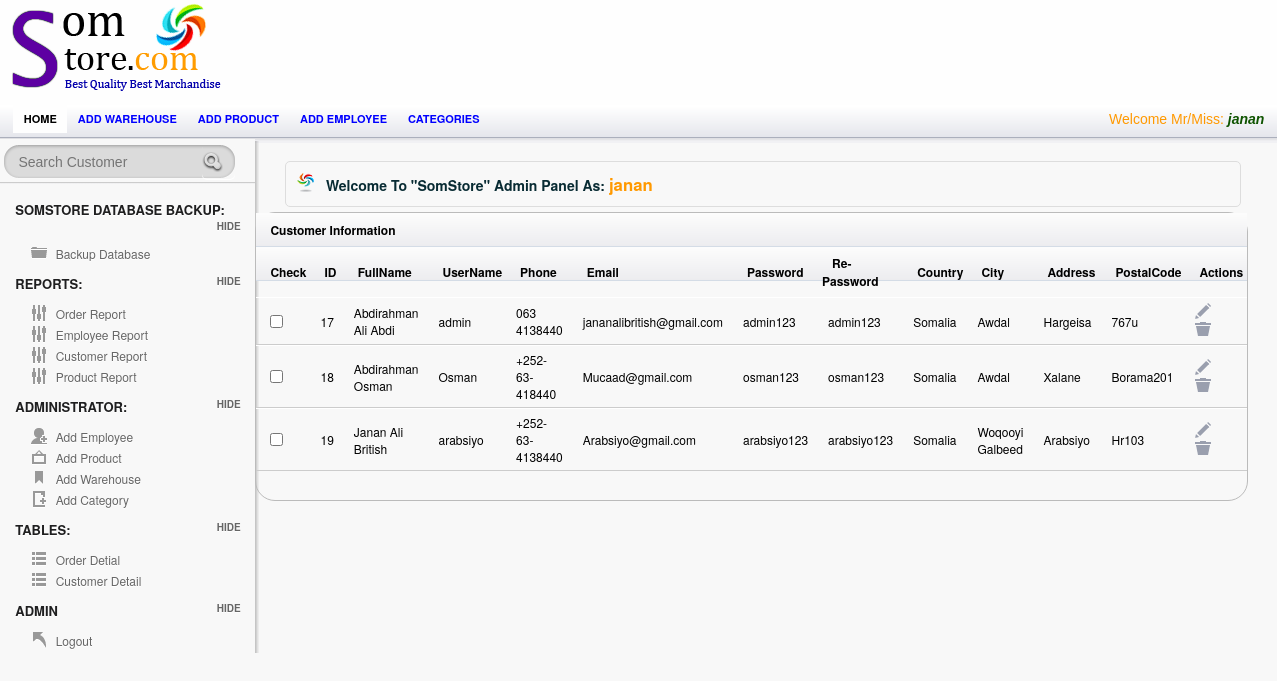
The page /Admin/customerTable.php (signed in) on the database as committed earlier.
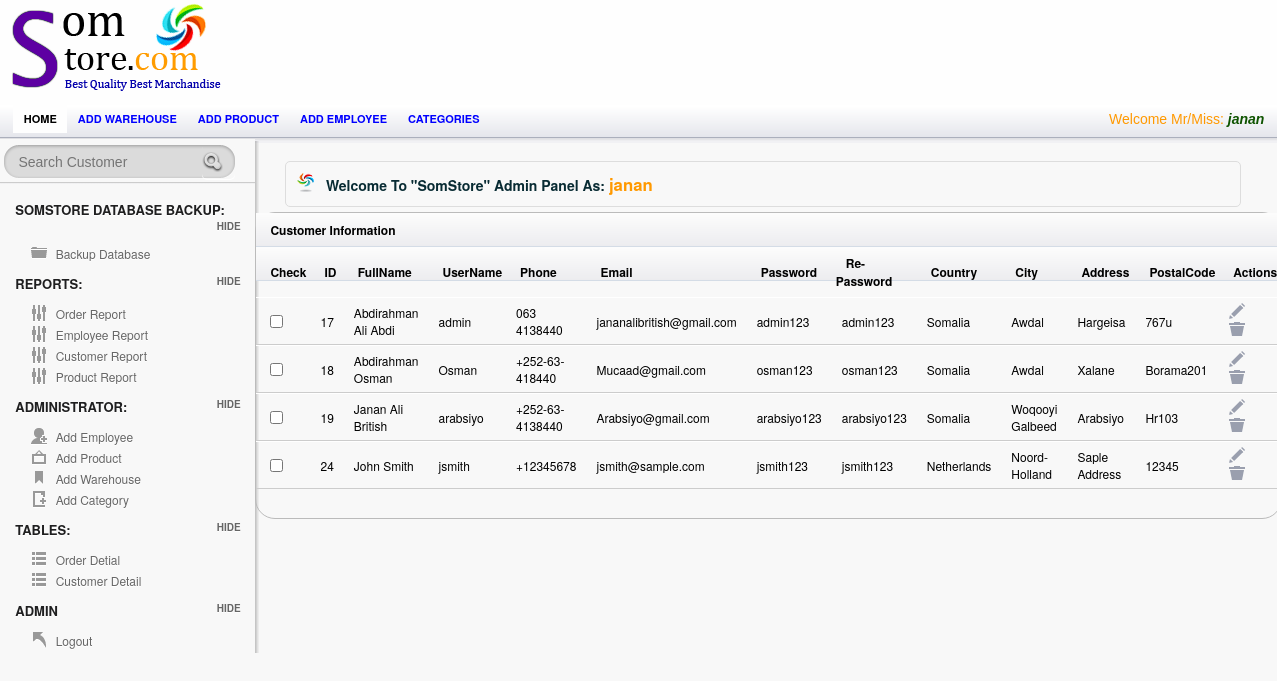
The same page on the database as committed later.
### tables this page shows
CREATE TABLE `customer` (
  `Cust_Id` int(15) NOT NULL AUTO_INCREMENT,
  `FullName` varchar(25) NOT NULL DEFAULT '',
  `UserName` varchar(255) NOT NULL DEFAULT '',
  `Phone` varchar(25) NOT NULL DEFAULT '',
  `Email` varchar(55) NOT NULL DEFAULT '',
  `Password` varchar(20) NOT NULL DEFAULT '',
  `Re_Password` varchar(20) NOT NULL DEFAULT '',
  `Country` varchar(25) NOT NULL DEFAULT '',
  `City` varchar(25) NOT NULL DEFAULT '',
  `Adress` varchar(55) NOT NULL DEFAULT '',
  `PostalCode` varchar(25) NOT NULL DEFAULT '',
  PRIMARY KEY (`Cust_Id`),
  UNIQUE KEY `UserName` (`UserName`)
);

### session.php (called while the page is built, shortened)
<?php
include('config.php');
$check=$_SESSION['login_username'];
$session=mysqli_query($mysqli, "select Username from employee where Username='$check' ");
$row=mysqli_fetch_array($session);
$login_session=$row['Username'];
?>

### Admin/customerTable.php (the view, shortened to what this page needs)
<?php
 include("../config.php");
include("../session.php");
 ?>
<!doctype html>
<html lang="en">
<head>
	<link rel="stylesheet" href="css/layout.css" type="text/css" media="screen" />
</head>
<body>
<div id="container">
	   <div id="header">
		<div id="logo-banner">
				<div id="logo">
					<a href="index.php"><img src="images/logo.png" alt="" /></a>
				</div>
				<div id="banner">
				</div>
		</div>
		</div>
<div id="content-wrap">
	<section id="secondary_bar">
             <nav>
                <ul>
                    <li class="selected"><a href="index.php">Home</a></li>
                    <li><a href="add_warehouse.php">Add warehouse</a></li>
                    <li><a href="add_product.php">Add product</a></li>
                    <li><a href="Employee.php">Add employee</a></li>
                    <li><a href="add_category.php">Categories</a></li>
                    <li class="logout"> <span class="check"> <?php echo "Welcome Mr/Miss:   ". "<font color='##fa5400'><i><b>".$login_session."</b></i></font>" ;?> </span></li>
                </ul>
            </nav>
	</section>
<aside id="sidebar" class="column">
				<div id="search">
					<form action="searchprod.php" method="post" accept-charset="utf-8">
						<input type="text"  title="Search..." class="blink field"  placeholder="Search Customer"   name='search' size=60 maxlength=100 />
						<input class="search-button" type="submit" value="Submit" />
						<div class="cl">&nbsp;</div>
					</form>
				</div>
		<hr/>
		<h3> SomStore Database Backup:</h3>
		<ul class="toggle">
		    <li class="icn_folder"><a href="Backup.php">Backup Database</a></li>
		</ul>
		<h3>Reports:</h3>
		<ul class="toggle">
		    <li class="icn_settings"><a href="OrderReports.php">Order Report</a></li>
			<li class="icn_settings"><a href="EmployeeReport.php">Employee Report</a></li>
			<li class="icn_settings"><a href="CustomerReport.php">Customer Report</a></li>
			<li class="icn_settings"><a href="ProductReport.php"> Product Report</a></li>
		</ul>
		<h3>Administrator:</h3>
		<ul class="toggle">
		    <li class="icn_add_user"><a href="Employee.php">Add Employee</a></li>
			<li class="icn_photo"><a href="add_product.php">Add Product</a></li>
			<li class="icn_tags"><a href="add_warehouse.php">Add Warehouse</a></li>
			<li class="icn_new_article"><a href="add_category.php">Add Category</a></li>
		</ul>
        <h3>Tables:</h3>
		<ul class="toggle">
		    <li class="icn_categories"><a href="order.php">Order Detial</a></li>
     		<li class="icn_categories"><a href="customerTable.php">Customer Detail</a></li>
		</ul>
		<h3>Admin</h3>
		<ul class="toggle">
			<li class="icn_jump_back"><a href="../logout.php">Logout</a></li>
		</ul>
	</aside>
	<section id="main" class="column">
	<h4 class="alert_info">Welcome To <strong>"SomStore"</strong> Admin Panel As: <?php echo "  ". "<font color='#f90'><big><b>".$login_session."</b></big></font>" ;?>  </h4>
<?php
$result = mysqli_query($mysqli,"SELECT * FROM customer");
?>
      			<div id="tab2" class="tab_content">
  <table class="tablesorter" cellspacing="0">
      <thead>
			 <th colspan="13">  Customer Information  </th> </thead>
		<thead>
			<tr>
   		    <th>Check</th>
    	      <th> ID</th>
              <th> FullName</th>
    		<th>UserName</th>
		    <th>Phone</th>
            <th>Email</th>
              <th>Password</th>
    		<th>Re-Password</th>
		    <th>Country</th>
            <th>City</th>
              <th>Address</th>
    		<th>PostalCode</th>
    		<th>Actions</th>
			</tr>
		</thead>
		<tbody>
<?php while($row = mysqli_fetch_array($result))
  {?>
    <tr>
    <td><input type="checkbox"></td>
    <td><?Php echo $row['Cust_Id']; ?></td>
    <td><?php echo $row['FullName']; ?></td>
   <td><?php echo $row['UserName']; ?></td>
	<td><?php echo $row['Phone']; ?></td>
	 <td><?php echo $row['Email']; ?></td>
   <td><?php echo $row['Password']; ?></td>
	<td><?php echo $row['Re_Password']; ?></td>
	 <td><?php echo $row['Country']; ?></td>
   <td><?php echo $row['City']; ?></td>
	<td><?php echo $row['Adress']; ?></td>
	<td><?php echo $row['PostalCode']; ?></td>
    <td> <a href="empViewUpdate.php?update=<?php echo $row['Cust_Id']; ?>"  onClick="edit(this);" title="empEdit" >  <input type="image" src="images/icn_edit.png" title="Edit"> </a>
     <a href="custDelete.php?delete=<?php echo $row['Cust_Id']; ?>" onClick="del(this);" title="Delete" ><input type="image" src="images/icn_trash.png" title="Trash">  </a></td>
    </tr>
  <?php }mysqli_close($mysqli);?>
</tbody>
</table>
			</div>
		<div class="spacer"></div>
	</section>
       </div>
</div>
</body>
</html>

Rows that differ between the two databases and show on the page:
added customer: Cust_Id "24", FullName "John Smith", UserName "jsmith", Phone "+12345678", Email "jsmith@sample.com", Password "jsmith123", Re_Password "jsmith123", Country "Netherlands", City "Noord-Holland", Adress "Saple Address", PostalCode "12345"
